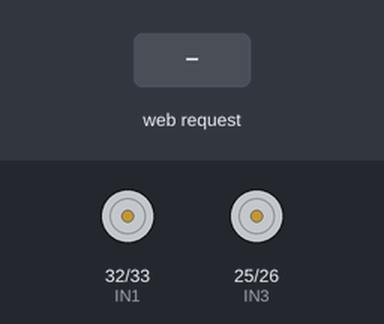
Bench run of a sketch on a simulated ESP32. Shown: motor-driver pin pairs drawn as motors (green arrow = first pin HIGH = forward, orange = second pin HIGH = backward, longer = more drive, scaled by the enable pin). Inputs (shaded band) come from the test bench. What the sketch prints to the serial monitor is not drawn.

Above: at 1.2 s.
1.3 s: HTTP request GET /maju received
At 1.6 s:
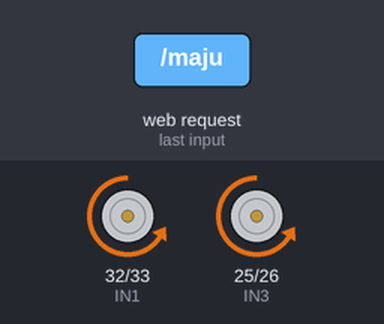
2.8 s: HTTP request GET /mundur received
At 4.0 s:
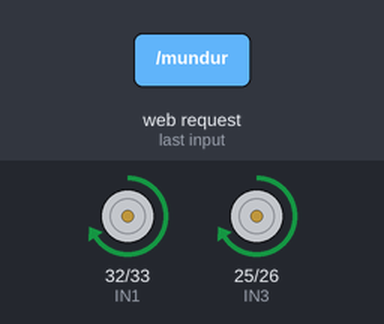
4.3 s: HTTP request GET /kanan received
At 5.1 s:
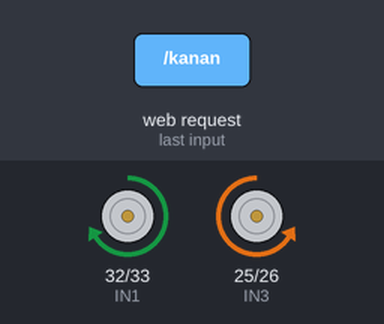
5.8 s: HTTP request GET /kiri received
At 6.2 s:
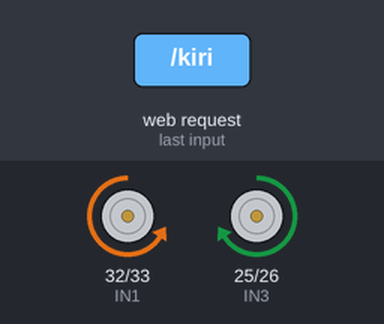
Timing chart, 0 to 8.3 s (numbered marks = the images above; inputs shaded):
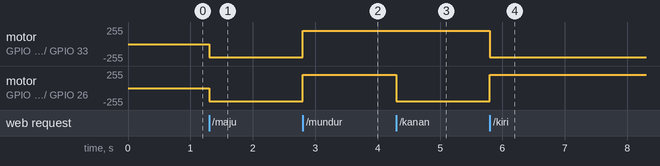

The sketch:

v1RCControl.ino
```cpp
#include <WiFi.h>
#include <WebServer.h>

// SSID dan password WiFi Access Point
const char* ssid = "MobilRC";
const char* password = "12345678";

// Motor kanan
#define ENA 13
#define IN1 32
#define IN2 33

// Motor kiri
#define ENB 14
#define IN3 25
#define IN4 26

WebServer server(80);

// Fungsi kendali motor
void stopMotor() {
  digitalWrite(IN1, LOW); digitalWrite(IN2, LOW);
  digitalWrite(IN3, LOW); digitalWrite(IN4, LOW);
  ledcWrite(ENA, 0);  // Roda kanan
  ledcWrite(ENB, 0);  // Roda kiri
}

void maju() {
  digitalWrite(IN1, LOW); digitalWrite(IN2, HIGH); // Kanan maju
  digitalWrite(IN3, LOW); digitalWrite(IN4, HIGH); // Kiri maju
  ledcWrite(ENA, 200);
  ledcWrite(ENB, 200);
}

void mundur() {
  digitalWrite(IN1, HIGH); digitalWrite(IN2, LOW); // Kanan mundur
  digitalWrite(IN3, HIGH); digitalWrite(IN4, LOW); // Kiri mundur
  ledcWrite(ENA, 200);
  ledcWrite(ENB, 200);
}

void kanan() {
  digitalWrite(IN1, HIGH); digitalWrite(IN2, LOW); // Kanan mundur
  digitalWrite(IN3, LOW); digitalWrite(IN4, HIGH); // Kiri maju
  ledcWrite(ENA, 200);
  ledcWrite(ENB, 200);
}

void kiri() {
  digitalWrite(IN1, LOW); digitalWrite(IN2, HIGH); // Kanan maju
  digitalWrite(IN3, HIGH); digitalWrite(IN4, LOW); // Kiri mundur
  ledcWrite(ENA, 200);
  ledcWrite(ENB, 200);
}


// Halaman Web UI
String htmlPage = R"rawliteral(
<!DOCTYPE html>
<html>
<head>
  <meta name="viewport" content="width=device-width, initial-scale=1.0">
  <title>RC Control</title>
  <style>
    button {
      width: 100px; height: 60px; font-size: 18px; margin: 5px;
    }
  </style>
</head>
<body style="text-align:center;">
  <h2>Kendali Mobil RC</h2>
  <button onmousedown="fetch('/maju')" onmouseup="fetch('/stop')"
          ontouchstart="fetch('/maju')" ontouchend="fetch('/stop')">MAJU</button><br><br>

  <button onmousedown="fetch('/kiri')" onmouseup="fetch('/stop')"
          ontouchstart="fetch('/kiri')" ontouchend="fetch('/stop')">KIRI</button>

  <button onmousedown="fetch('/kanan')" onmouseup="fetch('/stop')"
          ontouchstart="fetch('/kanan')" ontouchend="fetch('/stop')">KANAN</button><br><br>

  <button onmousedown="fetch('/mundur')" onmouseup="fetch('/stop')"
          ontouchstart="fetch('/mundur')" ontouchend="fetch('/stop')">MUNDUR</button>
</body>
</html>
)rawliteral";

void setup() {
  Serial.begin(115200);

  // Pin output
  pinMode(IN1, OUTPUT); pinMode(IN2, OUTPUT);
  pinMode(IN3, OUTPUT); pinMode(IN4, OUTPUT);

  // Attach PWM sesuai ESP32 Core 3.x
  ledcAttach(ENA, 1000, 8);  // pin 13
  ledcAttach(ENB, 1000, 8);  // pin 14

  stopMotor();

  // Start WiFi Access Point
  WiFi.softAP(ssid, password);
  Serial.print("AP siap, IP: ");
  Serial.println(WiFi.softAPIP());

  // Routing
  server.on("/", []() { server.send(200, "text/html", htmlPage); });
  server.on("/maju", []() { maju(); server.send(200, "text/plain", "OK"); });
  server.on("/mundur", []() { mundur(); server.send(200, "text/plain", "OK"); });
  server.on("/kanan", []() { kanan(); server.send(200, "text/plain", "OK"); });
  server.on("/kiri", []() { kiri(); server.send(200, "text/plain", "OK"); });
  server.on("/stop", []() { stopMotor(); server.send(200, "text/plain", "OK"); });

  server.begin();
}

void loop() {
  server.handleClient();
}
```

Measured:
- after the input at 1.3 s, motor on GPIO 32 (IN1) / GPIO 33 (IN2), motor on GPIO 25 (IN3) / GPIO 26 (IN4): stopped → backward 199/255 at once
- after the input at 2.8 s, motor on GPIO 32 (IN1) / GPIO 33 (IN2), motor on GPIO 25 (IN3) / GPIO 26 (IN4): backward 199/255 → forward 199/255 at once
- after the input at 4.3 s, motor on GPIO 25 (IN3) / GPIO 26 (IN4): forward 199/255 → backward 199/255 at once
- after the input at 5.8 s, motor on GPIO 32 (IN1) / GPIO 33 (IN2): forward 199/255 → backward 199/255 at once; motor on GPIO 25 (IN3) / GPIO 26 (IN4): backward 199/255 → forward 199/255 at once
